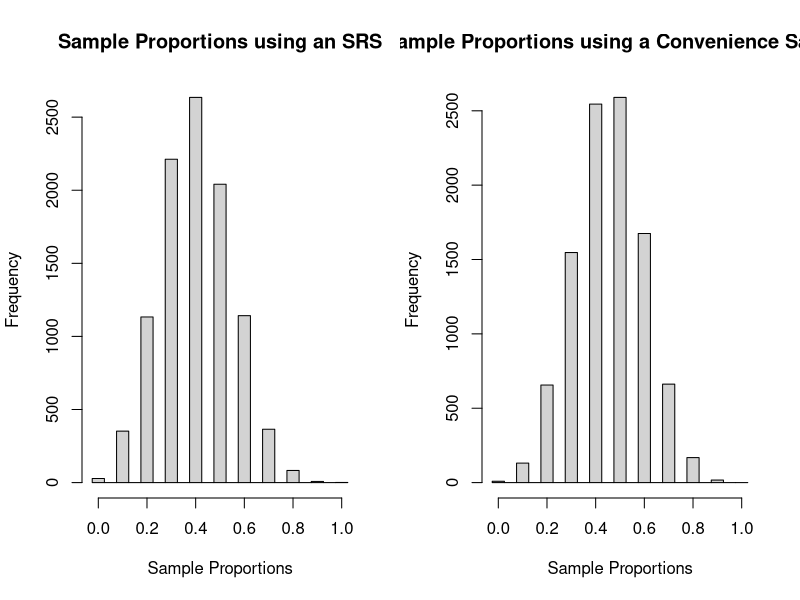

The R script that drew this image:
## ---- chunk 1
set.seed(50)
marblePop <- data.frame(popNumber = 1:100, color = sample(c(rep("Blue", 40), rep("Red", 60)), size = 100, replace = FALSE))
convProb <- c(rep(0.0185, 50), rep(0.003, 25), rep(0, 25))
## ---- chunk 2
method1 <- marblePop[sample(1:100, size = 10, replace = FALSE), ]
method2 <- marblePop[sample(1:100, size = 10, replace = FALSE, prob = convProb), ]
names(method1) <- c("SRS Pop#", "Color")
names(method2) <- c("Conv Pop#", "Color")
data.frame(method1, method2, row.names =  NULL)
## ---- chunk 3
method1 <- colMeans(replicate(10000, marblePop[sample(1:100, size = 10, replace = FALSE), 2]) == "Blue")
method2 <- colMeans(replicate(10000, marblePop[sample(1:100, size = 10, replace = FALSE, prob = convProb), 2]) == "Blue")
data.frame(SRS = method1[1:10], Convenience = method2[1:10], row.names = NULL)
## ---- chunk 4
par(mfrow = c(1, 2))
hist(method1, main = "Sample Proportions using an SRS", xlab = "Sample Proportions", breaks = seq(from = -0.025, to = 1.025, by = 0.05))
hist(method2, main = "Sample Proportions using a Convenience Sample", xlab = "Sample Proportions", breaks = seq(from = -0.025, to = 1.025, by = 0.05))
par(mfrow = c(1, 1))
